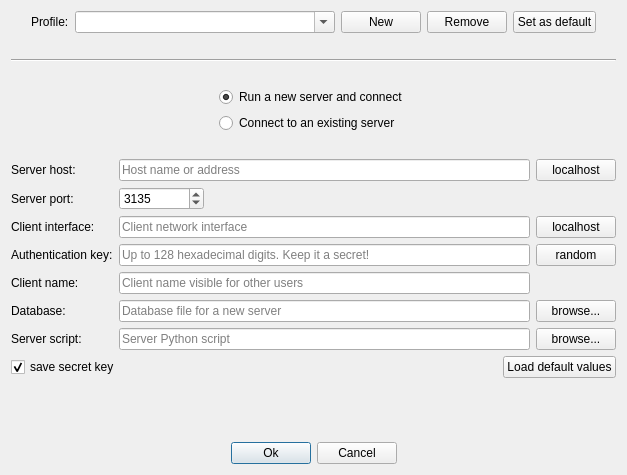
<?xml version="1.0" encoding="UTF-8"?>
<ui version="4.0">
 <class>ConnectionDialog</class>
 <widget class="QDialog" name="ConnectionDialog">
  <property name="windowModality">
   <enum>Qt::NonModal</enum>
  </property>
  <property name="geometry">
   <rect>
    <x>0</x>
    <y>0</y>
    <width>627</width>
    <height>475</height>
   </rect>
  </property>
  <property name="windowTitle">
   <string>Connect</string>
  </property>
  <layout class="QVBoxLayout" name="verticalLayout_2" stretch="0,1,0,1,0,1,0,3,0">
   <item>
    <layout class="QHBoxLayout" name="horizontalLayout_2" stretch="0,1,0,0,0,0">
     <item>
      <spacer name="horizontalSpacer_4">
       <property name="orientation">
        <enum>Qt::Horizontal</enum>
       </property>
       <property name="sizeHint" stdset="0">
        <size>
         <width>20</width>
         <height>20</height>
        </size>
       </property>
      </spacer>
     </item>
     <item>
      <layout class="QHBoxLayout" name="horizontalLayout_6" stretch="0,1">
       <item>
        <widget class="QLabel" name="label">
         <property name="text">
          <string>Profile:</string>
         </property>
        </widget>
       </item>
       <item>
        <widget class="QComboBox" name="profile">
         <property name="sizePolicy">
          <sizepolicy hsizetype="Expanding" vsizetype="Fixed">
           <horstretch>0</horstretch>
           <verstretch>0</verstretch>
          </sizepolicy>
         </property>
         <property name="editable">
          <bool>true</bool>
         </property>
         <property name="currentText">
          <string/>
         </property>
        </widget>
       </item>
      </layout>
     </item>
     <item>
      <widget class="QPushButton" name="new_profile_button">
       <property name="text">
        <string>New</string>
       </property>
      </widget>
     </item>
     <item>
      <widget class="QPushButton" name="remove_profile_button">
       <property name="text">
        <string>Remove</string>
       </property>
      </widget>
     </item>
     <item>
      <widget class="QPushButton" name="default_profile">
       <property name="text">
        <string>Set as default</string>
       </property>
      </widget>
     </item>
     <item>
      <spacer name="horizontalSpacer_5">
       <property name="orientation">
        <enum>Qt::Horizontal</enum>
       </property>
       <property name="sizeHint" stdset="0">
        <size>
         <width>20</width>
         <height>20</height>
        </size>
       </property>
      </spacer>
     </item>
    </layout>
   </item>
   <item>
    <spacer name="verticalSpacer">
     <property name="orientation">
      <enum>Qt::Vertical</enum>
     </property>
     <property name="sizeHint" stdset="0">
      <size>
       <width>20</width>
       <height>8</height>
      </size>
     </property>
    </spacer>
   </item>
   <item>
    <widget class="Line" name="line">
     <property name="orientation">
      <enum>Qt::Horizontal</enum>
     </property>
    </widget>
   </item>
   <item>
    <spacer name="verticalSpacer_3">
     <property name="orientation">
      <enum>Qt::Vertical</enum>
     </property>
     <property name="sizeHint" stdset="0">
      <size>
       <width>20</width>
       <height>40</height>
      </size>
     </property>
    </spacer>
   </item>
   <item>
    <layout class="QHBoxLayout" name="horizontalLayout_5">
     <item>
      <spacer name="horizontalSpacer_7">
       <property name="orientation">
        <enum>Qt::Horizontal</enum>
       </property>
       <property name="sizeHint" stdset="0">
        <size>
         <width>40</width>
         <height>20</height>
        </size>
       </property>
      </spacer>
     </item>
     <item>
      <layout class="QVBoxLayout" name="verticalLayout">
       <item>
        <widget class="QRadioButton" name="new_server_radio_button">
         <property name="text">
          <string>Run a new server and connect</string>
         </property>
         <property name="checked">
          <bool>true</bool>
         </property>
         <attribute name="buttonGroup">
          <string notr="true">connectionButtonGroup</string>
         </attribute>
        </widget>
       </item>
       <item>
        <widget class="QRadioButton" name="existing_server_radio_button">
         <property name="text">
          <string>Connect to an existing server</string>
         </property>
         <attribute name="buttonGroup">
          <string notr="true">connectionButtonGroup</string>
         </attribute>
        </widget>
       </item>
      </layout>
     </item>
     <item>
      <spacer name="horizontalSpacer_8">
       <property name="orientation">
        <enum>Qt::Horizontal</enum>
       </property>
       <property name="sizeHint" stdset="0">
        <size>
         <width>40</width>
         <height>20</height>
        </size>
       </property>
      </spacer>
     </item>
    </layout>
   </item>
   <item>
    <spacer name="verticalSpacer_4">
     <property name="orientation">
      <enum>Qt::Vertical</enum>
     </property>
     <property name="sizeHint" stdset="0">
      <size>
       <width>20</width>
       <height>40</height>
      </size>
     </property>
    </spacer>
   </item>
   <item>
    <layout class="QGridLayout" name="gridLayout">
     <item row="2" column="1">
      <widget class="QLineEdit" name="client_interface_line_edit">
       <property name="placeholderText">
        <string>Client network interface</string>
       </property>
      </widget>
     </item>
     <item row="1" column="0">
      <widget class="QLabel" name="port_label">
       <property name="text">
        <string>Server port:</string>
       </property>
      </widget>
     </item>
     <item row="3" column="0">
      <widget class="QLabel" name="authentication_key_label">
       <property name="text">
        <string>Authentication key:</string>
       </property>
      </widget>
     </item>
     <item row="4" column="0">
      <widget class="QLabel" name="client_name_label">
       <property name="text">
        <string>Client name:</string>
       </property>
      </widget>
     </item>
     <item row="4" column="1">
      <widget class="QLineEdit" name="client_name_line_edit">
       <property name="placeholderText">
        <string>Client name visible for other users</string>
       </property>
      </widget>
     </item>
     <item row="5" column="0">
      <widget class="QLabel" name="database_label">
       <property name="text">
        <string>Database:</string>
       </property>
      </widget>
     </item>
     <item row="0" column="1">
      <widget class="QLineEdit" name="server_host_line_edit">
       <property name="placeholderText">
        <string>Host name or address</string>
       </property>
      </widget>
     </item>
     <item row="3" column="1">
      <widget class="QLineEdit" name="key_line_edit">
       <property name="inputMask">
        <string/>
       </property>
       <property name="maxLength">
        <number>128</number>
       </property>
       <property name="placeholderText">
        <string>Up to 128 hexadecimal digits. Keep it a secret!</string>
       </property>
      </widget>
     </item>
     <item row="5" column="1">
      <widget class="QLineEdit" name="database_line_edit">
       <property name="placeholderText">
        <string>Database file for a new server</string>
       </property>
      </widget>
     </item>
     <item row="3" column="2">
      <widget class="QPushButton" name="random_key_button">
       <property name="text">
        <string>random</string>
       </property>
      </widget>
     </item>
     <item row="0" column="0">
      <widget class="QLabel" name="server_host_label">
       <property name="text">
        <string>Server host:</string>
       </property>
      </widget>
     </item>
     <item row="1" column="1">
      <layout class="QHBoxLayout" name="horizontalLayout_3">
       <item>
        <widget class="QSpinBox" name="port_spin_box">
         <property name="minimumSize">
          <size>
           <width>85</width>
           <height>0</height>
          </size>
         </property>
         <property name="minimum">
          <number>1</number>
         </property>
         <property name="maximum">
          <number>65535</number>
         </property>
         <property name="value">
          <number>3135</number>
         </property>
        </widget>
       </item>
       <item>
        <spacer name="horizontalSpacer">
         <property name="orientation">
          <enum>Qt::Horizontal</enum>
         </property>
         <property name="sizeHint" stdset="0">
          <size>
           <width>40</width>
           <height>20</height>
          </size>
         </property>
        </spacer>
       </item>
      </layout>
     </item>
     <item row="2" column="2">
      <widget class="QPushButton" name="client_localhost_button">
       <property name="text">
        <string>localhost</string>
       </property>
      </widget>
     </item>
     <item row="6" column="1">
      <widget class="QLineEdit" name="server_executable_line_edit">
       <property name="placeholderText">
        <string>Server Python script</string>
       </property>
      </widget>
     </item>
     <item row="2" column="0">
      <widget class="QLabel" name="client_interface_label">
       <property name="text">
        <string>Client interface:</string>
       </property>
      </widget>
     </item>
     <item row="0" column="2">
      <widget class="QPushButton" name="server_localhost_button">
       <property name="text">
        <string>localhost</string>
       </property>
      </widget>
     </item>
     <item row="5" column="2">
      <widget class="QPushButton" name="select_database_button">
       <property name="text">
        <string>browse...</string>
       </property>
      </widget>
     </item>
     <item row="6" column="0">
      <widget class="QLabel" name="server_executable_label">
       <property name="text">
        <string>Server script:</string>
       </property>
      </widget>
     </item>
     <item row="6" column="2">
      <widget class="QPushButton" name="select_server_executable_button">
       <property name="text">
        <string>browse...</string>
       </property>
      </widget>
     </item>
     <item row="8" column="0" colspan="3">
      <layout class="QHBoxLayout" name="horizontalLayout" stretch="0,5,0">
       <item>
        <widget class="QCheckBox" name="save_key_check_box">
         <property name="enabled">
          <bool>true</bool>
         </property>
         <property name="text">
          <string>save secret key</string>
         </property>
         <property name="checked">
          <bool>true</bool>
         </property>
        </widget>
       </item>
       <item>
        <spacer name="horizontalSpacer_6">
         <property name="orientation">
          <enum>Qt::Horizontal</enum>
         </property>
         <property name="sizeHint" stdset="0">
          <size>
           <width>40</width>
           <height>20</height>
          </size>
         </property>
        </spacer>
       </item>
       <item>
        <widget class="QPushButton" name="load_defaults_button">
         <property name="text">
          <string>Load default values</string>
         </property>
        </widget>
       </item>
      </layout>
     </item>
    </layout>
   </item>
   <item>
    <spacer name="verticalSpacer_2">
     <property name="orientation">
      <enum>Qt::Vertical</enum>
     </property>
     <property name="sizeHint" stdset="0">
      <size>
       <width>20</width>
       <height>9</height>
      </size>
     </property>
    </spacer>
   </item>
   <item>
    <layout class="QHBoxLayout" name="horizontalLayout_4">
     <item>
      <spacer name="horizontalSpacer_2">
       <property name="orientation">
        <enum>Qt::Horizontal</enum>
       </property>
       <property name="sizeHint" stdset="0">
        <size>
         <width>40</width>
         <height>20</height>
        </size>
       </property>
      </spacer>
     </item>
     <item>
      <widget class="QPushButton" name="ok_button">
       <property name="text">
        <string>Ok</string>
       </property>
       <property name="default">
        <bool>true</bool>
       </property>
      </widget>
     </item>
     <item>
      <widget class="QPushButton" name="cancel_button">
       <property name="text">
        <string>Cancel</string>
       </property>
      </widget>
     </item>
     <item>
      <spacer name="horizontalSpacer_3">
       <property name="orientation">
        <enum>Qt::Horizontal</enum>
       </property>
       <property name="sizeHint" stdset="0">
        <size>
         <width>40</width>
         <height>20</height>
        </size>
       </property>
      </spacer>
     </item>
    </layout>
   </item>
  </layout>
 </widget>
 <tabstops>
  <tabstop>new_server_radio_button</tabstop>
  <tabstop>server_host_line_edit</tabstop>
  <tabstop>server_localhost_button</tabstop>
  <tabstop>port_spin_box</tabstop>
  <tabstop>client_interface_line_edit</tabstop>
  <tabstop>client_localhost_button</tabstop>
  <tabstop>key_line_edit</tabstop>
  <tabstop>random_key_button</tabstop>
  <tabstop>client_name_line_edit</tabstop>
  <tabstop>database_line_edit</tabstop>
  <tabstop>select_database_button</tabstop>
  <tabstop>server_executable_line_edit</tabstop>
  <tabstop>select_server_executable_button</tabstop>
  <tabstop>save_key_check_box</tabstop>
  <tabstop>load_defaults_button</tabstop>
  <tabstop>ok_button</tabstop>
  <tabstop>cancel_button</tabstop>
 </tabstops>
 <resources/>
 <connections/>
 <buttongroups>
  <buttongroup name="connectionButtonGroup"/>
 </buttongroups>
</ui>
